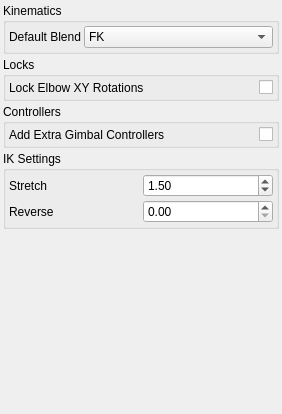
<?xml version="1.0" encoding="UTF-8"?>
<ui version="4.0">
 <class>Form</class>
 <widget class="QWidget" name="Form">
  <property name="geometry">
   <rect>
    <x>0</x>
    <y>0</y>
    <width>282</width>
    <height>414</height>
   </rect>
  </property>
  <property name="windowTitle">
   <string>Form</string>
  </property>
  <layout class="QVBoxLayout" name="verticalLayout">
   <property name="spacing">
    <number>3</number>
   </property>
   <property name="leftMargin">
    <number>3</number>
   </property>
   <property name="topMargin">
    <number>3</number>
   </property>
   <property name="rightMargin">
    <number>3</number>
   </property>
   <property name="bottomMargin">
    <number>3</number>
   </property>
   <item>
    <widget class="QGroupBox" name="groupBox">
     <property name="title">
      <string>Kinematics</string>
     </property>
     <layout class="QGridLayout" name="gridLayout">
      <property name="leftMargin">
       <number>3</number>
      </property>
      <property name="topMargin">
       <number>3</number>
      </property>
      <property name="rightMargin">
       <number>3</number>
      </property>
      <property name="bottomMargin">
       <number>3</number>
      </property>
      <property name="spacing">
       <number>3</number>
      </property>
      <item row="0" column="0">
       <widget class="QLabel" name="label_2">
        <property name="sizePolicy">
         <sizepolicy hsizetype="Fixed" vsizetype="Preferred">
          <horstretch>0</horstretch>
          <verstretch>0</verstretch>
         </sizepolicy>
        </property>
        <property name="text">
         <string>Default Blend</string>
        </property>
       </widget>
      </item>
      <item row="0" column="1">
       <widget class="QComboBox" name="uiBlend">
        <item>
         <property name="text">
          <string>FK</string>
         </property>
        </item>
        <item>
         <property name="text">
          <string>IK</string>
         </property>
        </item>
       </widget>
      </item>
     </layout>
    </widget>
   </item>
   <item>
    <widget class="QGroupBox" name="groupBox_2">
     <property name="title">
      <string>Locks</string>
     </property>
     <layout class="QGridLayout" name="gridLayout_2">
      <property name="leftMargin">
       <number>3</number>
      </property>
      <property name="topMargin">
       <number>3</number>
      </property>
      <property name="rightMargin">
       <number>3</number>
      </property>
      <property name="bottomMargin">
       <number>3</number>
      </property>
      <property name="spacing">
       <number>3</number>
      </property>
      <item row="0" column="0">
       <widget class="QLabel" name="label">
        <property name="text">
         <string>Lock Elbow XY Rotations</string>
        </property>
       </widget>
      </item>
      <item row="0" column="1">
       <widget class="QCheckBox" name="uiLockElbowRotation">
        <property name="layoutDirection">
         <enum>Qt::RightToLeft</enum>
        </property>
        <property name="text">
         <string/>
        </property>
       </widget>
      </item>
     </layout>
    </widget>
   </item>
   <item>
    <widget class="QGroupBox" name="groupBox_5">
     <property name="title">
      <string>Controllers</string>
     </property>
     <layout class="QGridLayout" name="gridLayout_5">
      <property name="leftMargin">
       <number>3</number>
      </property>
      <property name="topMargin">
       <number>3</number>
      </property>
      <property name="rightMargin">
       <number>3</number>
      </property>
      <property name="bottomMargin">
       <number>3</number>
      </property>
      <property name="spacing">
       <number>3</number>
      </property>
      <item row="0" column="1">
       <widget class="QCheckBox" name="uiGimbalControllers">
        <property name="layoutDirection">
         <enum>Qt::RightToLeft</enum>
        </property>
        <property name="text">
         <string/>
        </property>
       </widget>
      </item>
      <item row="0" column="0">
       <widget class="QLabel" name="label_10">
        <property name="text">
         <string>Add Extra Gimbal Controllers</string>
        </property>
       </widget>
      </item>
     </layout>
    </widget>
   </item>
   <item>
    <widget class="QGroupBox" name="groupBox_4">
     <property name="title">
      <string>IK Settings</string>
     </property>
     <layout class="QGridLayout" name="gridLayout_4">
      <property name="leftMargin">
       <number>3</number>
      </property>
      <property name="topMargin">
       <number>3</number>
      </property>
      <property name="rightMargin">
       <number>3</number>
      </property>
      <property name="bottomMargin">
       <number>3</number>
      </property>
      <property name="spacing">
       <number>3</number>
      </property>
      <item row="0" column="0">
       <widget class="QLabel" name="label_4">
        <property name="text">
         <string>Stretch</string>
        </property>
       </widget>
      </item>
      <item row="0" column="1">
       <widget class="QDoubleSpinBox" name="uiStretchDefault">
        <property name="minimum">
         <double>1.000000000000000</double>
        </property>
        <property name="maximum">
         <double>99.000000000000000</double>
        </property>
        <property name="singleStep">
         <double>0.100000000000000</double>
        </property>
        <property name="value">
         <double>1.500000000000000</double>
        </property>
       </widget>
      </item>
      <item row="1" column="0">
       <widget class="QLabel" name="label_5">
        <property name="text">
         <string>Reverse</string>
        </property>
       </widget>
      </item>
      <item row="1" column="1">
       <widget class="QDoubleSpinBox" name="uiReverseDefault">
        <property name="maximum">
         <double>1.000000000000000</double>
        </property>
        <property name="singleStep">
         <double>0.100000000000000</double>
        </property>
       </widget>
      </item>
     </layout>
    </widget>
   </item>
   <item>
    <spacer name="verticalSpacer">
     <property name="orientation">
      <enum>Qt::Vertical</enum>
     </property>
     <property name="sizeHint" stdset="0">
      <size>
       <width>20</width>
       <height>40</height>
      </size>
     </property>
    </spacer>
   </item>
  </layout>
 </widget>
 <resources/>
 <connections/>
</ui>
